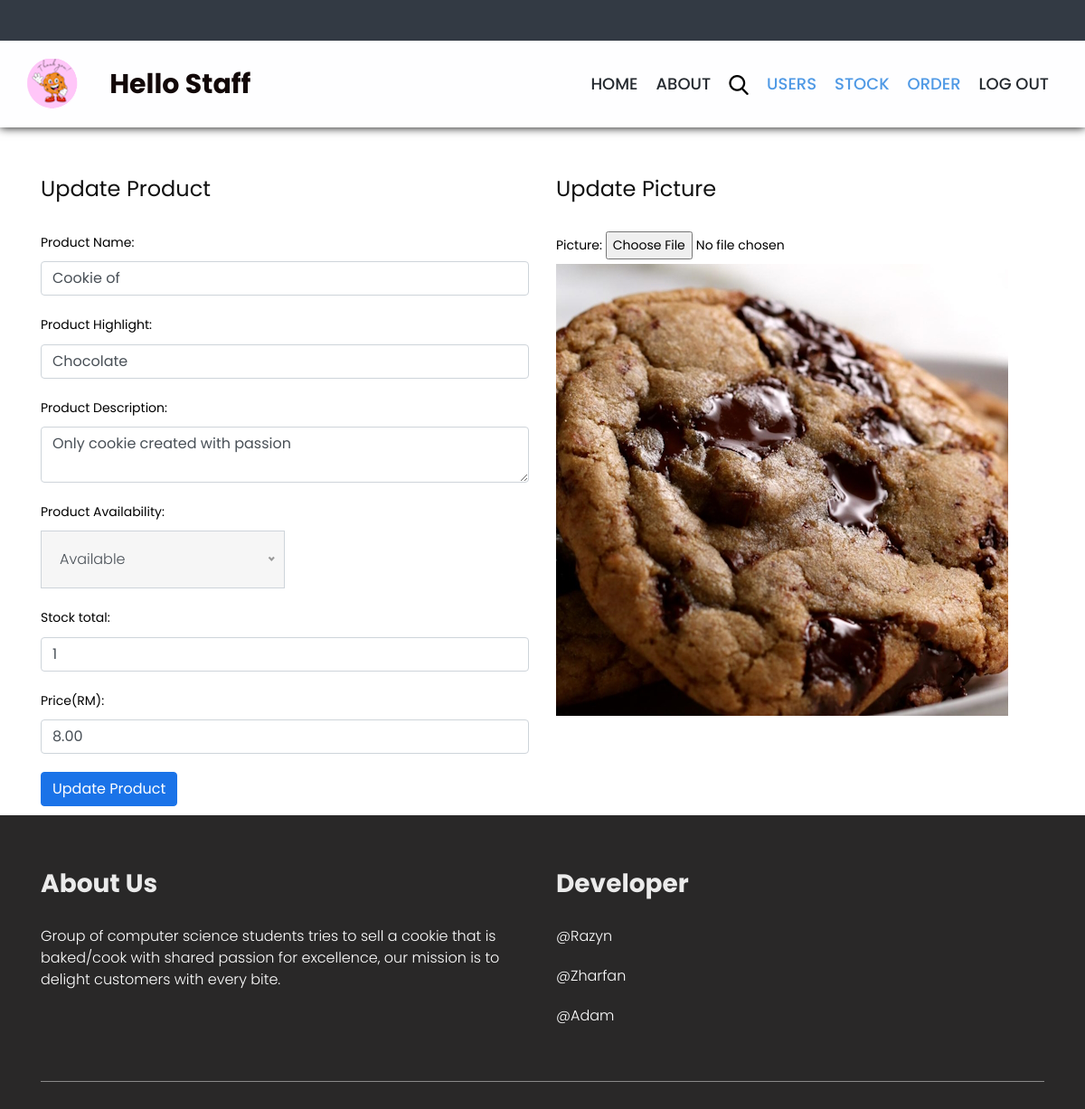
/staff/updateStock.php?update=2, run on the app's committed database.
### tables this page shows
CREATE TABLE Product (
  product_ID INT(4) NOT NULL AUTO_INCREMENT PRIMARY KEY,
  product_Name VARCHAR(20) NOT NULL,
  product_Description VARCHAR(100) NOT NULL,
  product_Highlight VARCHAR(100) NOT NULL,
  product_Status VARCHAR(20) NOT NULL,
  product_Stock INT(3) NOT NULL,
  product_Price DECIMAL(10,2) NOT NULL,
  picture VARCHAR(100) NOT NULL
);

### staff/updateStock.php (the view, shortened to what this page needs)
<?php
include('../reusableCodes/connectdb.php');
if (isset($_GET['update'])) {
    $productID = $_GET['update'];
    $sql = "SELECT * FROM product WHERE product_ID = $productID";
    $query = mysqli_query($conn, $sql);
    if (mysqli_num_rows($query) > 0) {
        $userData = mysqli_fetch_array($query);
    } else {
        echo "Product not found!";
        exit();
    }
} else {
    echo "Invalid request!";
    exit();
}
?>
<!DOCTYPE html>
<html lang="en">
<head>
    <?php include '../reusableCodes/headerMeta1in.php';?>
</head>
<body>
    <?php include '../reusableCodes/headerStaff.php';?>
    <div class="update_profile_section layout_padding">
        <div class="container">
            <div class="row">
                <div class="col-md-6">
                    <h1 class="update_text">Update Product</h1>
                    <form method="POST" action="saveProduct.php">
                        <div class="form-group">
                            <label for="name">Product Name:</label>
                            <input type="text" class="form-control" id="name" name="name" value="<?php echo $userData[1];?>">
                        </div>
                        <div class="form-group">
                            <label for="highlight">Product Highlight:</label>
                            <input type="text" class="form-control" id="highlight" name="highlight" value="<?php echo $userData[3];?>">
                        </div>
                        <div class="form-group">
                            <label for="desc">Product Description:</label>
                            <textarea class="form-control" id="desc" name="desc"><?php echo $userData[2];?></textarea>
                        </div>
                        <div class="form-group">
                            <label for="status">Product Availability:</label>
                        </div>
                        <div class="form-group">
                            <label for="stock">Stock total:</label>
                            <input type="number" class="form-control" id="stock" name="stock" value="<?php echo $userData[5];?>" min="0">
                        </div>
                        <div class="form-group">
                            <label for="price">Price(RM):</label>
                            <input type="number" class="form-control" id="price" name="price" value="<?php echo $userData[6];?>" min="0">
                        </div>
                        <button type="submit" class="btn btn-primary" name="update_product">Update Product</button>
                    </form>
                </div>
                <div class="col-md-6">
                    <h1 class="update_text">Update Picture</h1>
                    <div class="form-group">
                        <label for="picture">Picture:</label>
                        <input type="file" name="file" id="file" required>
                        <img src="../images/cookies/<?php echo $userData[7];?>" width="500" height="500">
                    </div>
                </div>
            </div>
        </div>
    </div>
    <?php include '../reusableCodes/footer1in.php';?>
</body>
</html>

### css/style.css (style rules this page uses)
*, *::after, *::before { box-sizing: border-box !important; }
html { scroll-behavior: smooth; }
body { color: #000000; font-size: 14px; font-family: Poppins, sans-serif; line-height: 1.80857; font-weight: normal; overflow-x: hidden; }
h1, h2, h3, h4, h5, h6 { letter-spacing: 0; font-weight: normal; position: relative; padding: 0 0 10px 0; font-weight: normal; line-height: normal; color: #111111; margin: 0 }
h1 { font-size: 24px }
img { max-width: 100%; height: auto; }
.update_profile_section { padding: 60px 0; }
.update_text { margin-bottom: 20px; }
.form-group { margin-bottom: 20px; }
.btn-primary { background-color: #1a73e8; border-color: #1a73e8; margin-bottom: 10px; }
button { border: 0; margin: 0; padding: 0; cursor: pointer; }
.layout_padding { padding-top: 50px; padding-bottom: 0px; }

### data on the page
product: name "Cookie of", highlight "Chocolate", desc "Only cookie created with passion", stock "1", price "8.00", picture (picture)
